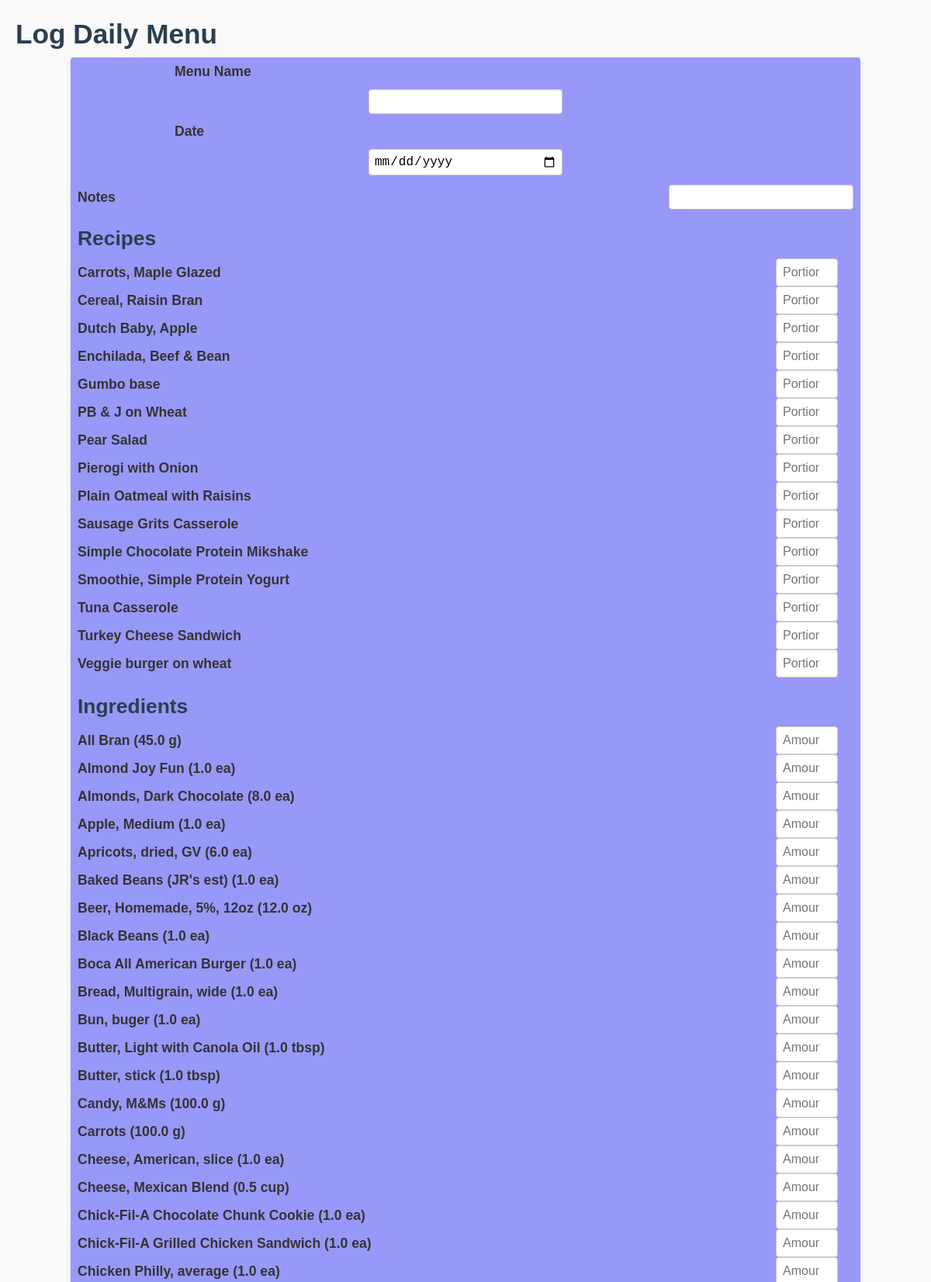
/log/daily_menu (upper part), run on the app's committed database.
### tables this page shows
CREATE TABLE recipes (
    id INTEGER PRIMARY KEY AUTOINCREMENT,
    name TEXT NOT NULL,
    notes TEXT
);

CREATE TABLE ingredients (
    id INTEGER PRIMARY KEY AUTOINCREMENT,
    name TEXT NOT NULL,
    quantity REAL NOT NULL,
    unit TEXT NOT NULL,
    calories REAL,
    protein_g REAL,
    fiber_g REAL,
    fat_g REAL,
    carbs_g REAL,
    notes TEXT
);

### app.py (the view, shortened to what this page needs)
@app.route("/log/daily_menu", methods=["GET", "POST"])
def log_daily_menu():
    conn = sqlite3.connect("data/diet_tracker.db")
    c = conn.cursor()
    c.execute("SELECT id, name FROM recipes ORDER BY name")
    recipes = c.fetchall()
    c.execute("SELECT id, name, quantity, unit FROM ingredients ORDER BY name")
    ingredients = c.fetchall()
    conn.close()
    return render_template("log_daily_menu.html", recipes=recipes, ingredients=ingredients)

### templates/log_daily_menu.html (shortened to what this page needs)
<!DOCTYPE html>
<html>
<head>
    <link rel="stylesheet" href="{{ url_for('static', filename='style.css') }}">
</head>
<body>
<h1>Log Daily Menu</h1>
<form method="POST">
  <div class="form-column">
    <label>Menu Name</label>
    <input type="text" name="name" required>
  </div>
  <div class="form-column">
  <label>Date</label>
  <input type="date" name="date" required>
  </div>
  <div>
  <label>Notes</label>
  <input type="text" name="notes">
  </div>
  <h2>Recipes</h2>
  {% for r in recipes %}
    <div class="recipe-row">
      <label>{{ r[1] }}</label>
      <input type="number" name="recipe_{{ r[0] }}" step="0.01" placeholder="Portion (e.g. 1.0)">
    </div>
  {% endfor %}
  <h2>Ingredients</h2>
  {% for ing in ingredients %}
    <div class="recipe-row">
      <label>{{ ing[1] }} ({{ ing[2] }} {{ ing[3] }})</label>
      <input type="number" name="ingredient_{{ ing[0] }}" step="0.01" placeholder="Amount used">
    </div>
  {% endfor %}
</form>
</body>
</html>

### static/style.css (style rules this page uses)
body { font-family: Arial, sans-serif; margin: 20px; background-color: #f9f9f9; color: #333; }
h1, h2 { color: #2c3e50; margin-bottom: 10px; }
form div { display: flex; align-items: center; margin-bottom: 12px; gap: 12px; }
form label { width: 75%; font-weight: bold; margin: 0; }
.form-column { display: flex; flex-direction: column; margin-bottom: 12px; }
form input, form select, form textarea { flex: 1; width: 25%; padding: 6px; border: 1px solid #ccc; border-radius: 4px; box-sizing: border-box; }
form { width: 100%; max-width: 800px; background-color: rgb(152, 152, 248); padding: 0.5em; border-radius: 4px; box-shadow: 0 2px 5px rgba(0,0,0,0.1); max-width: 1000px; margin: 0 auto; }
.recipe-row { display: grid; grid-template-columns: 1fr 100px; align-items: center; margin-bottom: 0rem; }
.recipe-row label { width: 100%; font-weight: bold; margin: 0; }
.recipe-row input { width: 80px; padding: 8px; border: 1px solid #ccc; border-radius: 4px; box-sizing: border-box; }
@media only screen and (min-width: 769px) { body { font-size: 1.1em; } }
@media only screen and (min-width: 769px) { input, select, textarea, button { font-size: 1rem; } }

### data on the page
recipes: name "Carrots, Maple Glazed"
recipes: name "Cereal, Raisin Bran", id "Portion (e.g. 1.0)"
recipes: name "Dutch Baby, Apple"
recipes: name "Enchilada, Beef & Bean"
recipes: name "Gumbo base"
recipes: name "PB & J on Wheat"
recipes: name "Pear Salad"
recipes: name "Pierogi with Onion"
recipes: name "Plain Oatmeal with Raisins"
recipes: name "Sausage Grits Casserole"
recipes: name "Simple Chocolate Protein Mikshake"
recipes: name "Smoothie, Simple Protein Yogurt"
recipes: name "Tuna Casserole"
recipes: name "Turkey Cheese Sandwich"
recipes: name "Veggie burger on wheat"
ingredients: name "All Bran", quantity "45.0", unit "g"
ingredients: name "Almond Joy Fun", quantity "1.0", unit "ea"
ingredients: name "Almonds, Dark Chocolate", quantity "8.0", unit "ea"
ingredients: name "Apple, Medium", quantity "1.0", unit "ea"
ingredients: name "Apricots, dried, GV", quantity "6.0", unit "ea"
ingredients: name "Baked Beans (JR's est)", quantity "1.0", unit "ea"
ingredients: name "Beer, Homemade, 5%, 12oz", quantity "12.0", unit "oz"
ingredients: name "Black Beans", quantity "1.0", unit "ea"
ingredients: name "Boca All American Burger", quantity "1.0", unit "ea"
ingredients: name "Bread, Multigrain, wide", quantity "1.0", unit "ea"
ingredients: name "Bun, buger", quantity "1.0", unit "ea"
ingredients: name "Butter, Light with Canola Oil", quantity "1.0", unit "tbsp"
ingredients: name "Butter, stick", quantity "1.0", unit "tbsp"
ingredients: name "Candy, M&Ms", quantity "100.0", unit "g"
ingredients: name "Carrots", quantity "100.0", unit "g"
ingredients: name "Cheese, American, slice", quantity "1.0", unit "ea"
ingredients: name "Cheese, Mexican Blend", quantity "0.5", unit "cup"
ingredients: name "Chick-Fil-A Chocolate Chunk Cookie", quantity "1.0", unit "ea"
ingredients: name "Chick-Fil-A Grilled Chicken Sandwich", quantity "1.0", unit "ea"
ingredients: name "Chicken Philly, average", quantity "1.0", unit "ea"
